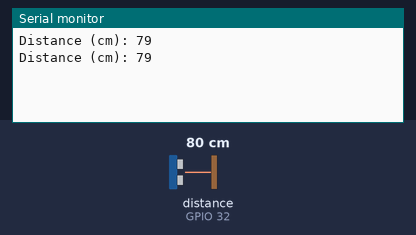
Bench run of a sketch on a simulated ESP32. Parts: the last lines printed to the serial monitor. Wiring (inferred from the names in the program): ultrasonic range finder: trigger GPIO 33; echo GPIO 32. The inputs (shaded band) are chosen by the test bench; at power-on: distance to the obstacle (sensor on GPIO 32) 80 cm. The echo pulse lasts 58.3 µs per cm; WiFi joins after 1.5 s; servers stay silent unless stated.

Above: at 3.0 s.
3.1 s: distance to the obstacle (sensor on GPIO 32) set to 2 cm
At 4.2 s:
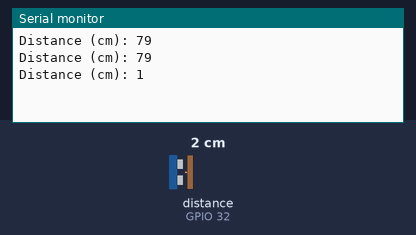
4.6 s: distance to the obstacle (sensor on GPIO 32) set to 4 cm
At 5.6 s:
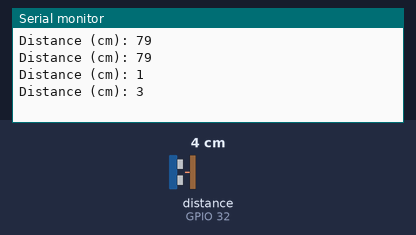
Timing chart, 0 to 7.6 s (numbered marks = the images above; inputs shaded):
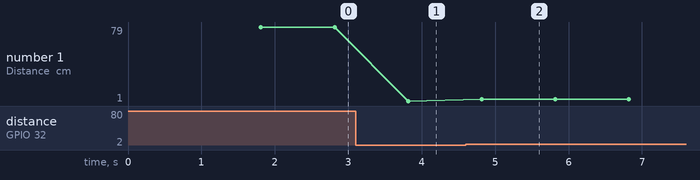

The sketch:

blynk_sensor.ino
```cpp
#define BLYNK_TEMPLATE_ID "TMPLiyu911v2"
#define BLYNK_DEVICE_NAME "sensor"
#define BLYNK_AUTH_TOKEN "ZOLfeunxXICJTMzCY8uLr_94KSKAcE4Z"
#define BLYNK_PRINT Serial

#include <WiFi.h>
#include <WiFiClient.h>
#include <BlynkSimpleEsp32.h>

char auth[] = BLYNK_AUTH_TOKEN;

// Your WiFi credentials.
char ssid[] = "muhammadasif7";
char pass[] = "asif1972";

const int trigPin = 33;
const int echoPin = 32;

//define sound speed in cm/uS
#define SOUND_SPEED 0.034
#define CM_TO_INCH 0.393701

long duration;
int distance; //in centimeter

void ultrasonic_sensor(){
   // Clears the trigPin
  digitalWrite(trigPin, LOW);
  delayMicroseconds(2);
  // Sets the trigPin on HIGH state for 10 micro seconds
  digitalWrite(trigPin, HIGH);
  delayMicroseconds(10);
  digitalWrite(trigPin, LOW);

  // Reads the echoPin, returns the sound wave travel time in microseconds
  duration = pulseIn(echoPin, HIGH);

  // Calculate the distance -> cm
  distance = duration * SOUND_SPEED/2;

  if(distance == 7)
  {
    Serial.print("tank is full");
  }

  // Prints the distance in the Serial Monitor
  Serial.print("Distance (cm): ");
  Serial.println(distance);

    Blynk.virtualWrite(V0, distance);

  delay(1000);
}
void setup() {
  Serial.begin(115200); // Starts the serial communication
  Blynk.begin(auth, ssid, pass);
  pinMode(trigPin, OUTPUT); // Sets the trigPin as an Output
  pinMode(echoPin, INPUT); // Sets the echoPin as an Input
}

void loop() {
  Blynk.run();
  ultrasonic_sensor();
}
```

Measured:
- after the input at 3.1 s, the serial monitor: prints a new line after 0.72 s (image 1)
- after the input at 4.6 s, the serial monitor: prints a new line after 0.22 s (image 2)
- plotted number 1: 79 → 1 after the input at 3.1 s, 1 → 3 after the input at 4.6 s
